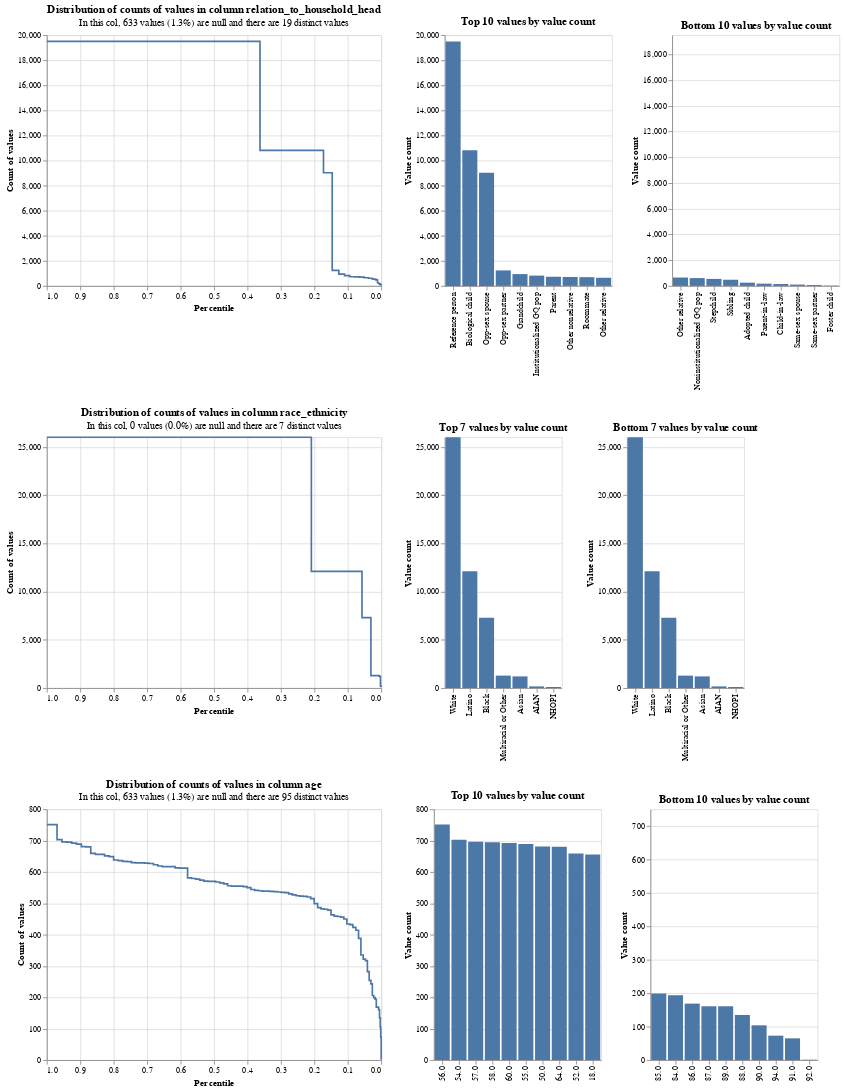

Write notebook code for a chart like this one.
### Code cell
linker.profile_columns(['relation_to_household_head', 'race_ethnicity', 'age'])
